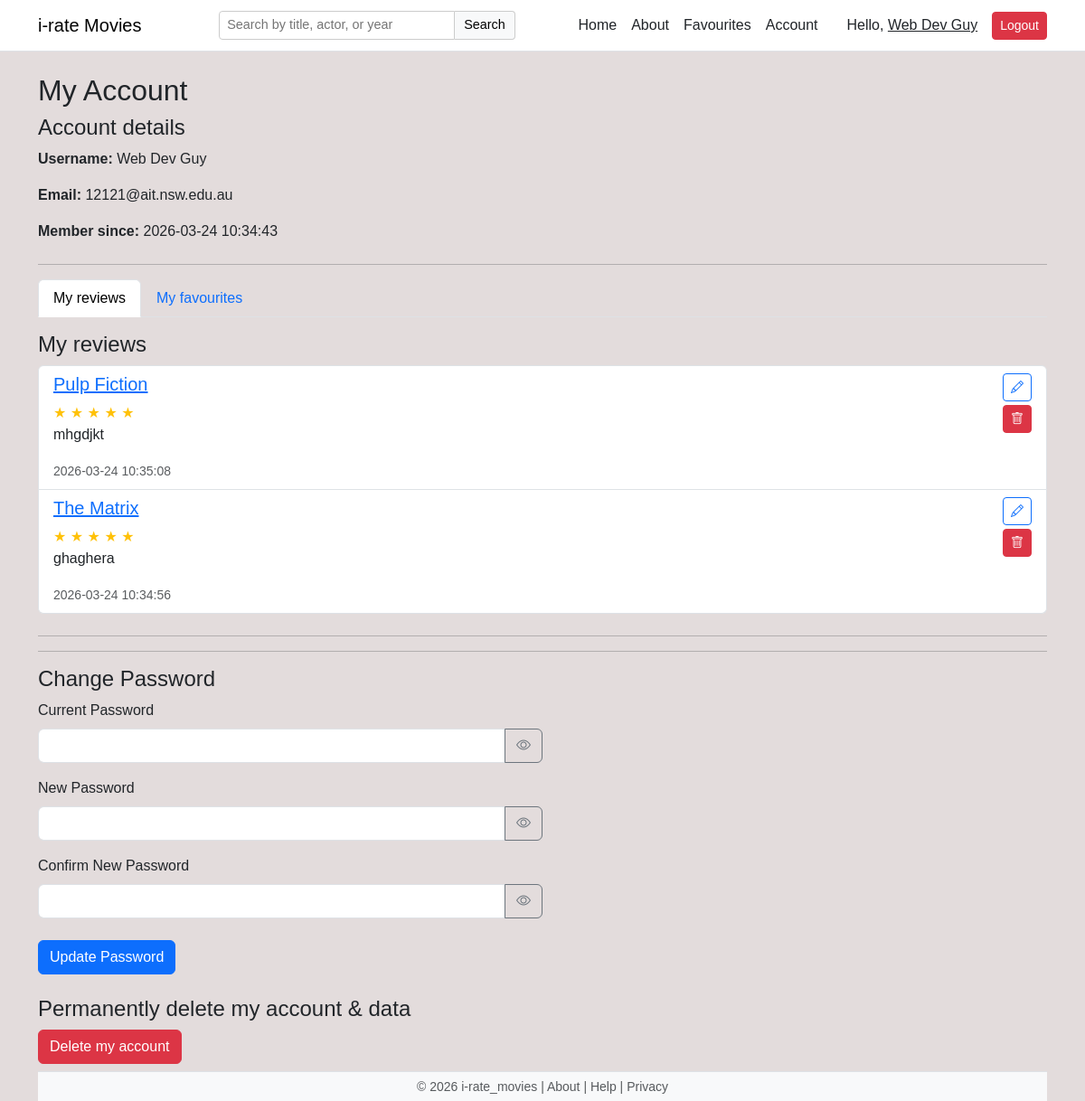
/my_account.php (signed in), run on the app's committed database.
### tables this page shows
CREATE TABLE IF NOT EXISTS `users` (
  `user_id` int(11) NOT NULL AUTO_INCREMENT,
  `alias` varchar(100) NOT NULL COMMENT 'User alias',
  `email` varchar(255) NOT NULL,
  `password` varchar(255) NOT NULL,
  `role` enum('default','super_reviewer') DEFAULT NULL,
  `created_at` timestamp NOT NULL DEFAULT current_timestamp(),
  PRIMARY KEY (`user_id`),
  UNIQUE KEY `alias` (`alias`),
  UNIQUE KEY `email` (`email`)
);

CREATE TABLE IF NOT EXISTS `reviews` (
  `review_id` int(11) NOT NULL AUTO_INCREMENT,
  `user_id` int(11) NOT NULL,
  `movie_id` int(11) NOT NULL,
  `rating` int(11) DEFAULT NULL,
  `comment` text DEFAULT NULL,
  `created_at` timestamp NOT NULL DEFAULT current_timestamp(),
  PRIMARY KEY (`review_id`),
  KEY `user_id` (`user_id`),
  KEY `movie_id` (`movie_id`)
);

CREATE TABLE IF NOT EXISTS `movies` (
  `movie_id` int(11) NOT NULL AUTO_INCREMENT,
  `imdb_id` varchar(20) NOT NULL,
  `title` varchar(255) DEFAULT NULL,
  `year` int(4) DEFAULT NULL,
  `genre` enum('Action','Adventure','Animation','Biography','Comedy','Crime','Documentary','Drama','Family','Fantasy','History','Horror','Music','Musical','Mystery','Romance','Sci-Fi','Sport','Thriller','War','Western','Other') DEFAULT NULL,
  `description` text DEFAULT NULL,
  `actors` varchar(255) DEFAULT NULL,
  `image_url` varchar(255) DEFAULT NULL,
  `avg_rating` decimal(3,2) DEFAULT 0.00,
  PRIMARY KEY (`movie_id`),
  UNIQUE KEY `imdb_id` (`imdb_id`)
);

### my_account.php (the view, shortened to what this page needs)
<?php
require_once __DIR__ . "/includes/db.php";
$userId = (int)$_SESSION["user_id"];
$activeTab = $_GET['tab'] ?? 'reviews';
$userQuery = $conn->prepare("
    SELECT alias, email, created_at
    FROM users
    WHERE user_id = ?
");
$userQuery->bind_param("i", $userId);
$userQuery->execute();
$userResult = $userQuery->get_result();
$userData = $userResult->fetch_assoc();
$reviewsQuery = "
    SELECT
        r.review_id,
        r.movie_id,
        r.rating,
        r.comment,
        r.created_at,
        m.title
    FROM reviews r
    JOIN movies m ON r.movie_id = m.movie_id
    WHERE r.user_id = ?
    ORDER BY r.created_at DESC
";
$reviewsStmt = $conn->prepare($reviewsQuery);
$reviewsStmt->bind_param("i", $userId);
$reviewsStmt->execute();
$userReviewsResult = $reviewsStmt->get_result();
include(__DIR__ . "/includes/header.php");
?>
<h2>My Account</h2>
<div class="mb-4">
  <h4>Account details</h4>
  <p><strong>Username:</strong> <?php echo htmlspecialchars($userData['alias']); ?></p>
  <?php if (!empty($userData['email'])): ?>
    <p><strong>Email:</strong> <?php echo htmlspecialchars($userData['email']); ?></p>
  <?php endif; ?>
  <?php if (!empty($userData['created_at'])): ?>
    <p><strong>Member since:</strong> <?php echo htmlspecialchars($userData['created_at']); ?></p>
  <?php endif; ?>
</div>
<hr>
<ul class="nav nav-tabs mb-3">
  <li class="nav-item">
    <a class="nav-link <?php echo ($activeTab === 'reviews') ? 'active' : ''; ?>"
       href="my_account.php?tab=reviews">
      My reviews
    </a>
  </li>
  <li class="nav-item">
    <a class="nav-link <?php echo ($activeTab === 'favourites') ? 'active' : ''; ?>"
       href="my_account.php?tab=favourites">
      My favourites
    </a>
  </li>
</ul>
<?php if ($activeTab === 'reviews'): ?>
  <h4>My reviews</h4>
  <?php if ($userReviewsResult->num_rows === 0): ?>
    <p>You haven’t written any reviews yet.</p>
  <?php else: ?>
    <div class="list-group mb-4">
      <?php while ($review = $userReviewsResult->fetch_assoc()): ?>
        <div class="list-group-item">
          <div class="d-flex justify-content-between align-items-start">
            <div>
              <h5>
                <a href="movie.php?id=<?php echo (int)$review['movie_id']; ?>">
                  <?php echo htmlspecialchars($review['title']); ?>
                </a>
              </h5>
              <div>
                <?php for ($starIndex = 1; $starIndex <= 5; $starIndex++): ?>
                  <?php if ($starIndex <= $review['rating']): ?>
                    <span class="text-warning">&#9733;</span>
                  <?php else: ?>
                    <span class="text-secondary">&#9733;</span>
                  <?php endif; ?>
                <?php endfor; ?>
              </div>
              <?php if (!empty($review['comment'])): ?>
                <p><?php echo nl2br(htmlspecialchars($review['comment'])); ?></p>
              <?php endif; ?>
              <small class="text-muted">
                <?php echo htmlspecialchars($review['created_at']); ?>
              </small>
            </div>
            <div class="text-end">
              <button class="btn btn-sm btn-outline-primary mb-1"
                      onclick="toggleEdit(<?php echo $review['review_id']; ?>)">
                <i class="bi bi-pencil"></i>
              </button>
              <form method="POST" action="delete_review.php">
                <button type="submit" class="btn btn-sm btn-danger"
                        onclick="return confirm('Delete this review?');">
                  <i class="bi bi-trash"></i>
                </button>
              </form>
            </div>
          </div>
        </div>
      <?php endwhile; ?>
    </div>
  <?php endif; ?>
<?php endif; ?>
<hr>
<hr>
<h4>Change Password</h4>
<form method="POST" class="w-50 mb-4">
  <div class="mb-3">
    <label class="form-label">Current Password</label>
    <div class="input-group">
      <input type="password" name="current_password" id="current_password" class="form-control" required>
      <button class="btn btn-outline-secondary" type="button" onclick="togglePassword('current_password', this)">
        <i class="bi bi-eye"></i>
      </button>
    </div>
  </div>
  <div class="mb-3">
    <label class="form-label">New Password</label>
    <div class="input-group">
      <input type="password" name="new_password" id="new_password" class="form-control" required>
      <button class="btn btn-outline-secondary" type="button" onclick="togglePassword('new_password', this)">
        <i class="bi bi-eye"></i>
      </button>
    </div>
  </div>
  <div class="mb-3">
    <label class="form-label">Confirm New Password</label>
    <div class="input-group">
      <input type="password" name="confirm_password" id="confirm_password" class="form-control" required>
      <button class="btn btn-outline-secondary" type="button" onclick="togglePassword('confirm_password', this)">
        <i class="bi bi-eye"></i>
      </button>
    </div>
  </div>
  <button type="submit" name="change_password" class="btn btn-primary w-20 mt-2">
    Update Password
  </button>
</form>
<h4>Permanently delete my account &amp; data</h4>
<form method="POST"
      action="handlers/deleted_account.php"
      onsubmit="return confirm('Are you sure you want to delete your account and all associated data? This cannot be undone.');">
  <button type="submit" class="btn btn-danger">
    Delete my account
  </button>
</form>
<?php include __DIR__ . "/includes/footer.php"; ?>

### includes/header.php (shortened to what this page needs)
<!DOCTYPE html>
<html lang="en">
<head>
    <link href="https://cdn.jsdelivr.net/npm/bootstrap@5.3.3/dist/css/bootstrap.min.css" rel="stylesheet">
    <link href="https://cdn.jsdelivr.net/npm/bootstrap-icons@1.11.3/font/bootstrap-icons.css" rel="stylesheet">
    <link href="includes/style.css" rel="stylesheet">
</head>
<body class="bg-gray">
<nav class="navbar navbar-expand-lg navbar-light bg-white border-bottom">
  <div class="container d-flex align-items-center">
    <a class="navbar-brand me-3" href="index.php">i-rate Movies</a>
    <form id="global-search-form" class="global-search-form" action="search.php" method="get">
        <input
            type="text"
            id="global-search-input"
            name="q"
            placeholder="Search by title, actor, or year"
            autocomplete="off"
            value="<?php echo isset($_GET['q']) ? htmlspecialchars($_GET['q']) : ''; ?>"
        >
        <button type="submit">Search</button>
    </form>
    <div class="d-flex align-items-center">
      <ul class="navbar-nav flex-row me-3">
        <li class="nav-item me-3">
          <a class="nav-link text-dark p-0" href="index.php">Home</a>
        </li>
        <li class="nav-item me-3">
          <a class="nav-link text-dark p-0" href="about_us.php">About</a>
        </li>
        <?php if (isset($_SESSION["user_id"])): ?>
          <li class="nav-item me-3">
            <a class="nav-link text-dark p-0" href="my_account.php?tab=favourites">Favourites</a>
          </li>
          <li class="nav-item me-3">
            <a class="nav-link text-dark p-0" href="my_account.php?tab=reviews">Account</a>
          </li>
        <?php endif; ?>
      </ul>
      <?php if (isset($_SESSION["user_id"])): ?>
        <span class="text-dark me-3">
          Hello,
          <a href="my_account.php" class="text-dark text-decoration-underline">
            <?php echo htmlspecialchars($_SESSION["alias"]); ?>
          </a>
        </span>
        <a href="logout.php" class="btn btn-danger btn-sm">Logout</a>
      <?php else: ?>
        <a href="login.php" class="btn btn-success btn-sm me-2">Login</a>
        <a href="register.php" class="btn btn-primary btn-sm">Register</a>
      <?php endif; ?>
    </div>
  </div>
</nav>
<div class="container mt-4">

### includes/footer.php (shortened to what this page needs)
<footer class="bg-light text-center text-muted py-1 mt-2 border-top">
    <small>
        &copy; <?php echo date("Y"); ?> i-rate_movies |
        <a href="about_us.php" class="text-muted text-decoration-none">About</a> |
        <a href="about_us.php#faqAccordion" class="text-muted text-decoration-none">Help</a> |
        <a href="about_us.php#privacy" class="text-muted text-decoration-none">Privacy</a>
    </small>
</footer>
</div>
</body>
</html>

### includes/style.css (style rules this page uses)
body { background-color: #e3dcdc; font-family: Arial, Helvetica, sans-serif; }

### includes/header.php (style rules this page uses)
.navbar { position: relative; }
.global-search-form { flex: 1; display: flex; justify-content: center; position: relative; margin: 0 1rem; }
.global-search-form input[type="text"] { width: 60%; max-width: 400px; padding: 4px 8px; border-radius: 4px 0 0 4px; border: 1px solid #ccc; font-size: 0.9rem; }
.global-search-form button { padding: 4px 10px; border-radius: 0 4px 4px 0; border: 1px solid #ccc; border-left: none; font-size: 0.9rem; background-color: #f8f9fa; }

### data on the page
users: alias "Web Dev Guy", email "12121@ait.nsw.edu.au", created_at "2026-03-24 10:34:43"
reviews: movie.title "Pulp Fiction", rating 5 (drawn), comment "mhgdjkt", created_at "2026-03-24 10:35:08"
reviews: movie.title "The Matrix", rating 5 (drawn), comment "ghaghera", created_at "2026-03-24 10:34:56"

### other printed values
$_SESSION["alias"] "Web Dev Guy"
